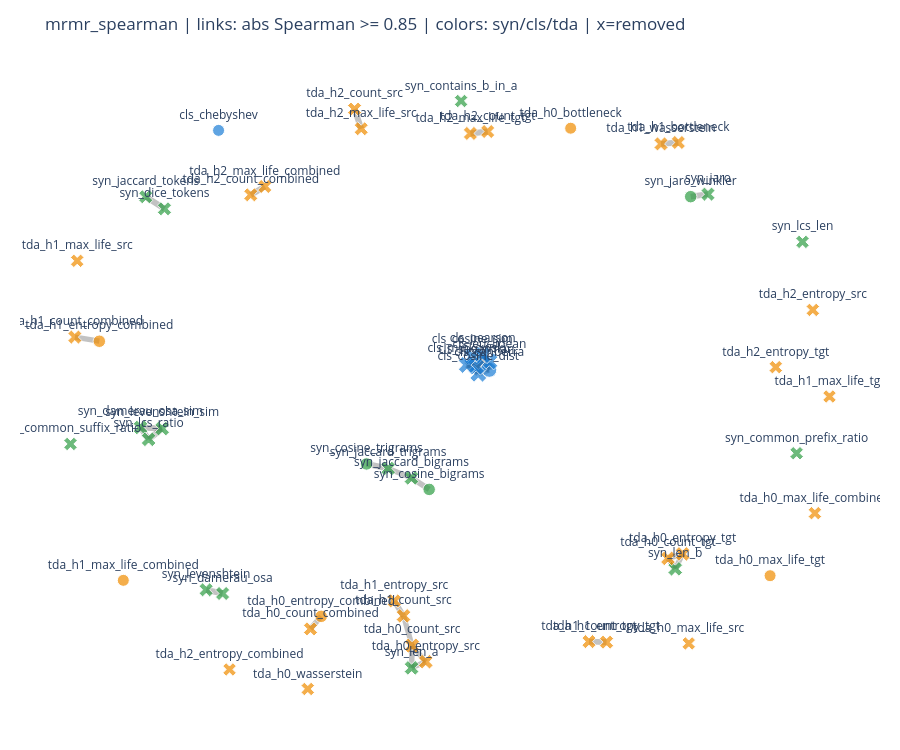

Write notebook code for a chart like this one.
### Markdown cell above
## 10. Methode H - mRMR redundancy pruning

Principe: selectionner iterativement une feature avec forte relevance au label et faible redondance avec les features deja choisies. Ici la redondance est `abs(Spearman)` ou NMI.

### Code cell
def mrmr_select(relevance_df, redundancy_df, k, penalty=1.0):
    rel = dict(zip(relevance_df['feature'], relevance_df['mi_target']))
    candidates = set(relevance_df['feature'])
    selected = []
    rows = []
    for step in range(1, min(k, len(candidates)) + 1):
        best = None
        best_score = -np.inf
        for feat in list(candidates):
            redundancy = 0.0 if not selected else float(np.mean([abs(redundancy_df.loc[feat, s]) for s in selected]))
            score = rel.get(feat, 0.0) - penalty * redundancy
            if score > best_score:
                best = feat
                best_score = score
                best_relevance = rel.get(feat, 0.0)
                best_redundancy = redundancy
        selected.append(best)
        candidates.remove(best)
        rows.append({'step': step, 'feature': best, 'relevance': best_relevance, 'avg_redundancy': best_redundancy, 'score': best_score})
    return selected, pd.DataFrame(rows)

mrmr_grid = []
mrmr_paths = {}
for k in [6, 8, 10, 12, 15, 20]:
    for penalty in [0.5, 1.0, 2.0]:
        selected, path = mrmr_select(relevance_df, spearman_corr.abs(), k=k, penalty=penalty)
        res = summarize_selection('mrmr_spearman', {'k': k, 'penalty': penalty}, selected)
        all_results.append(res)
        mrmr_paths[(k, penalty)] = path
        mrmr_grid.append({
            'k': k,
            'penalty': penalty,
            'n_selected': res['n_selected'],
            'n_removed': res['n_removed'],
            'selected': ' | '.join(res['selected']),
        })

mrmr_grid_df = pd.DataFrame(mrmr_grid)
display(mrmr_grid_df)

chosen_k = 10
chosen_penalty = 1.0
display(mrmr_paths[(chosen_k, chosen_penalty)])
chosen = [r for r in all_results if r['method'] == 'mrmr_spearman' and r['hyperparams'] == {'k': chosen_k, 'penalty': chosen_penalty}][0]
summary, fam, indep, f1_summary, fold_eval, dataset_eval, edges = evaluate_and_display(chosen, graph_threshold=0.85)

### Figure 1 — Plotly figure (JSON) as saved in the notebook; plotly's stock layout.template omitted (floating-point values rounded to 4 significant figures)
{"data": [{"hoverinfo": "text", "line": {"color": "rgba(80,80,80,0.35)", "width": 5.775}, "mode": "lines", "showlegend": false, "text": "syn_jaro_winkler -- syn_jaro<br>abs Spearman=0.955", "type": "scatter", "x": [0.644, 0.6885, null], "y": [0.6561, 0.6641, null]}, {"hoverinfo": "text", "line": {"color": "rgba(80,80,80,0.35)", "width": 5.505}, "mode": "lines", "showlegend": false, "text": "tda_h0_entropy_combined -- tda_h0_count_combined<br>abs Spearman=0.901", "type": "scatter", "x": [-0.3035, -0.3308, null], "y": [-0.6669, -0.7064, null]}, {"hoverinfo": "text", "line": {"color": "rgba(80,80,80,0.35)", "width": 5.923}, "mode": "lines", "showlegend": false, "text": "syn_cosine_trigrams -- syn_jaccard_trigrams<br>abs Spearman=0.985", "type": "scatter", "x": [-0.1872, -0.1316, null], "y": [-0.1865, -0.2009, null]}, {"hoverinfo": "text", "line": {"color": "rgba(80,80,80,0.35)", "width": 5.758}, "mode": "lines", "showlegend": false, "text": "cls_canberra -- cls_spearman<br>abs Spearman=0.952", "type": "scatter", "x": [0.1276, 0.09392, null], "y": [0.1102, 0.1203, null]}, {"hoverinfo": "text", "line": {"color": "rgba(80,80,80,0.35)", "width": 5.67}, "mode": "lines", "showlegend": false, "text": "cls_canberra -- cls_pearson<br>abs Spearman=0.934", "type": "scatter", "x": [0.1276, 0.1108, null], "y": [0.1102, 0.1565, null]}, {"hoverinfo": "text", "line": {"color": "rgba(80,80,80,0.35)", "width": 5.67}, "mode": "lines", "showlegend": false, "text": "cls_canberra -- cls_euclidean<br>abs Spearman=0.934", "type": "scatter", "x": [0.1276, 0.1279, null], "y": [0.1102, 0.1367, null]}, {"hoverinfo": "text", "line": {"color": "rgba(80,80,80,0.35)", "width": 5.67}, "mode": "lines", "showlegend": false, "text": "cls_canberra -- cls_cosine_sim<br>abs Spearman=0.934", "type": "scatter", "x": [0.1276, 0.08403, null], "y": [0.1102, 0.1518, null]}, {"hoverinfo": "text", "line": {"color": "rgba(80,80,80,0.35)", "width": 5.67}, "mode": "lines", "showlegend": false, "text": "cls_canberra -- cls_cosine_dist<br>abs Spearman=0.934", "type": "scatter", "x": [0.1276, 0.09939, null], "y": [0.1102, 0.09794, null]}, {"hoverinfo": "text", "line": {"color": "rgba(80,80,80,0.35)", "width": 5.514}, "mode": "lines", "showlegend": false, "text": "cls_canberra -- cls_minkowski<br>abs Spearman=0.903", "type": "scatter", "x": [0.1276, 0.07009, null], "y": [0.1102, 0.1255, null]}, {"hoverinfo": "text", "line": {"color": "rgba(80,80,80,0.35)", "width": 5.331}, "mode": "lines", "showlegend": false, "text": "tda_h1_entropy_combined -- tda_h1_count_combined<br>abs Spearman=0.866", "type": "scatter", "x": [-0.8723, -0.9351, null], "y": [0.2004, 0.2135, null]}, {"hoverinfo": "text", "line": {"color": "rgba(80,80,80,0.35)", "width": 5.588}, "mode": "lines", "showlegend": false, "text": "syn_cosine_bigrams -- syn_jaccard_bigrams<br>abs Spearman=0.918", "type": "scatter", "x": [-0.02655, -0.07194, null], "y": [-0.2667, -0.2305, null]}, {"hoverinfo": "text", "line": {"color": "rgba(80,80,80,0.35)", "width": 5.491}, "mode": "lines", "showlegend": false, "text": "syn_len_a -- tda_h0_count_src<br>abs Spearman=0.898", "type": "scatter", "x": [-0.07164, -0.07047, null], "y": [-0.8294, -0.759, null]}, {"hoverinfo": "text", "line": {"color": "rgba(80,80,80,0.35)", "width": 5.403}, "mode": "lines", "showlegend": false, "text": "syn_len_a -- tda_h0_entropy_src<br>abs Spearman=0.881", "type": "scatter", "x": [-0.07164, -0.03517, null], "y": [-0.8294, -0.8099, null]}, {"hoverinfo": "text", "line": {"color": "rgba(80,80,80,0.35)", "width": 5.516}, "mode": "lines", "showlegend": false, "text": "syn_len_b -- tda_h0_count_tgt<br>abs Spearman=0.903", "type": "scatter", "x": [0.6044, 0.5859, null], "y": [-0.5172, -0.4841, null]}, {"hoverinfo": "text", "line": {"color": "rgba(80,80,80,0.35)", "width": 5.438}, "mode": "lines", "showlegend": false, "text": "syn_len_b -- tda_h0_entropy_tgt<br>abs Spearman=0.888", "type": "scatter", "x": [0.6044, 0.6234, null], "y": [-0.5172, -0.47, null]}, {"hoverinfo": "text", "line": {"color": "rgba(80,80,80,0.35)", "width": 6.0}, "mode": "lines", "showlegend": false, "text": "syn_levenshtein -- syn_damerau_osa<br>abs Spearman=1.000", "type": "scatter", "x": [-0.5984, -0.5562, null], "y": [-0.5833, -0.5948, null]}, {"hoverinfo": "text", "line": {"color": "rgba(80,80,80,0.35)", "width": 5.999}, "mode": "lines", "showlegend": false, "text": "syn_levenshtein_sim -- syn_damerau_osa_sim<br>abs Spearman=1.000", "type": "scatter", "x": [-0.7113, -0.7667, null], "y": [-0.07496, -0.0715, null]}, {"hoverinfo": "text", "line": {"color": "rgba(80,80,80,0.35)", "width": 5.873}, "mode": "lines", "showlegend": false, "text": "syn_levenshtein_sim -- syn_lcs_ratio<br>abs Spearman=0.975", "type": "scatter", "x": [-0.7113, -0.746, null], "y": [-0.07496, -0.1088, null]}, {"hoverinfo": "text", "line": {"color": "rgba(80,80,80,0.35)", "width": 5.877}, "mode": "lines", "showlegend": false, "text": "syn_damerau_osa_sim -- syn_lcs_ratio<br>abs Spearman=0.975", "type": "scatter", "x": [-0.7667, -0.746, null], "y": [-0.0715, -0.1088, null]}, {"hoverinfo": "text", "line": {"color": "rgba(80,80,80,0.35)", "width": 6}, "mode": "lines", "showlegend": false, "text": "syn_jaccard_tokens -- syn_dice_tokens<br>abs Spearman=1.000", "type": "scatter", "x": [-0.7532, -0.7053, null], "y": [0.6559, 0.6179, null]}, {"hoverinfo": "text", "line": {"color": "rgba(80,80,80,0.35)", "width": 5.284}, "mode": "lines", "showlegend": false, "text": "syn_jaccard_bigrams -- syn_jaccard_trigrams<br>abs Spearman=0.857", "type": "scatter", "x": [-0.07194, -0.1316, null], "y": [-0.2305, -0.2009, null]}, {"hoverinfo": "text", "line": {"color": "rgba(80,80,80,0.35)", "width": 6.0}, "mode": "lines", "showlegend": false, "text": "cls_euclidean -- cls_cosine_dist<br>abs Spearman=1.000", "type": "scatter", "x": [0.1279, 0.09939, null], "y": [0.1367, 0.09794, null]}, {"hoverinfo": "text", "line": {"color": "rgba(80,80,80,0.35)", "width": 6.0}, "mode": "lines", "showlegend": false, "text": "cls_euclidean -- cls_cosine_sim<br>abs Spearman=1.000", "type": "scatter", "x": [0.1279, 0.08403, null], "y": [0.1367, 0.1518, null]}, {"hoverinfo": "text", "line": {"color": "rgba(80,80,80,0.35)", "width": 6.0}, "mode": "lines", "showlegend": false, "text": "cls_euclidean -- cls_pearson<br>abs Spearman=1.000", "type": "scatter", "x": [0.1279, 0.1108, null], "y": [0.1367, 0.1565, null]}, {"hoverinfo": "text", "line": {"color": "rgba(80,80,80,0.35)", "width": 5.962}, "mode": "lines", "showlegend": false, "text": "cls_euclidean -- cls_spearman<br>abs Spearman=0.992", "type": "scatter", "x": [0.1279, 0.09392, null], "y": [0.1367, 0.1203, null]}, {"hoverinfo": "text", "line": {"color": "rgba(80,80,80,0.35)", "width": 5.958}, "mode": "lines", "showlegend": false, "text": "cls_euclidean -- cls_minkowski<br>abs Spearman=0.992", "type": "scatter", "x": [0.1279, 0.07009, null], "y": [0.1367, 0.1255, null]}, {"hoverinfo": "text", "line": {"color": "rgba(80,80,80,0.35)", "width": 6}, "mode": "lines", "showlegend": false, "text": "cls_cosine_dist -- cls_cosine_sim<br>abs Spearman=1.000", "type": "scatter", "x": [0.09939, 0.08403, null], "y": [0.09794, 0.1518, null]}, {"hoverinfo": "text", "line": {"color": "rgba(80,80,80,0.35)", "width": 6.0}, "mode": "lines", "showlegend": false, "text": "cls_cosine_dist -- cls_pearson<br>abs Spearman=1.000", "type": "scatter", "x": [0.09939, 0.1108, null], "y": [0.09794, 0.1565, null]}, {"hoverinfo": "text", "line": {"color": "rgba(80,80,80,0.35)", "width": 5.961}, "mode": "lines", "showlegend": false, "text": "cls_cosine_dist -- cls_spearman<br>abs Spearman=0.992", "type": "scatter", "x": [0.09939, 0.09392, null], "y": [0.09794, 0.1203, null]}, {"hoverinfo": "text", "line": {"color": "rgba(80,80,80,0.35)", "width": 5.958}, "mode": "lines", "showlegend": false, "text": "cls_cosine_dist -- cls_minkowski<br>abs Spearman=0.992", "type": "scatter", "x": [0.09939, 0.07009, null], "y": [0.09794, 0.1255, null]}, {"hoverinfo": "text", "line": {"color": "rgba(80,80,80,0.35)", "width": 6.0}, "mode": "lines", "showlegend": false, "text": "cls_cosine_sim -- cls_pearson<br>abs Spearman=1.000", "type": "scatter", "x": [0.08403, 0.1108, null], "y": [0.1518, 0.1565, null]}, {"hoverinfo": "text", "line": {"color": "rgba(80,80,80,0.35)", "width": 5.961}, "mode": "lines", "showlegend": false, "text": "cls_cosine_sim -- cls_spearman<br>abs Spearman=0.992", "type": "scatter", "x": [0.08403, 0.09392, null], "y": [0.1518, 0.1203, null]}, {"hoverinfo": "text", "line": {"color": "rgba(80,80,80,0.35)", "width": 5.958}, "mode": "lines", "showlegend": false, "text": "cls_cosine_sim -- cls_minkowski<br>abs Spearman=0.992", "type": "scatter", "x": [0.08403, 0.07009, null], "y": [0.1518, 0.1255, null]}, {"hoverinfo": "text", "line": {"color": "rgba(80,80,80,0.35)", "width": 5.962}, "mode": "lines", "showlegend": false, "text": "cls_pearson -- cls_spearman<br>abs Spearman=0.992", "type": "scatter", "x": [0.1108, 0.09392, null], "y": [0.1565, 0.1203, null]}, {"hoverinfo": "text", "line": {"color": "rgba(80,80,80,0.35)", "width": 5.958}, "mode": "lines", "showlegend": false, "text": "cls_pearson -- cls_minkowski<br>abs Spearman=0.992", "type": "scatter", "x": [0.1108, 0.07009, null], "y": [0.1565, 0.1255, null]}, {"hoverinfo": "text", "line": {"color": "rgba(80,80,80,0.35)", "width": 5.873}, "mode": "lines", "showlegend": false, "text": "cls_spearman -- cls_minkowski<br>abs Spearman=0.975", "type": "scatter", "x": [0.09392, 0.07009, null], "y": [0.1203, 0.1255, null]}, {"hoverinfo": "text", "line": {"color": "rgba(80,80,80,0.35)", "width": 5.435}, "mode": "lines", "showlegend": false, "text": "tda_h0_count_src -- tda_h0_entropy_src<br>abs Spearman=0.887", "type": "scatter", "x": [-0.07047, -0.03517, null], "y": [-0.759, -0.8099, null]}, {"hoverinfo": "text", "line": {"color": "rgba(80,80,80,0.35)", "width": 5.263}, "mode": "lines", "showlegend": false, "text": "tda_h0_count_src -- tda_h1_count_src<br>abs Spearman=0.853", "type": "scatter", "x": [-0.07047, -0.09235, null], "y": [-0.759, -0.6655, null]}, {"hoverinfo": "text", "line": {"color": "rgba(80,80,80,0.35)", "width": 5.728}, "mode": "lines", "showlegend": false, "text": "tda_h1_count_src -- tda_h1_entropy_src<br>abs Spearman=0.946", "type": "scatter", "x": [-0.09235, -0.116, null], "y": [-0.6655, -0.6183, null]}, {"hoverinfo": "text", "line": {"color": "rgba(80,80,80,0.35)", "width": 5.991}, "mode": "lines", "showlegend": false, "text": "tda_h2_count_src -- tda_h2_max_life_src<br>abs Spearman=0.998", "type": "scatter", "x": [-0.2179, -0.2008, null], "y": [0.9322, 0.8702, null]}, {"hoverinfo": "text", "line": {"color": "rgba(80,80,80,0.35)", "width": 5.57}, "mode": "lines", "showlegend": false, "text": "tda_h0_count_tgt -- tda_h0_entropy_tgt<br>abs Spearman=0.914", "type": "scatter", "x": [0.5859, 0.6234, null], "y": [-0.4841, -0.47, null]}, {"hoverinfo": "text", "line": {"color": "rgba(80,80,80,0.35)", "width": 5.62}, "mode": "lines", "showlegend": false, "text": "tda_h1_count_tgt -- tda_h1_entropy_tgt<br>abs Spearman=0.924", "type": "scatter", "x": [0.3833, 0.4283, null], "y": [-0.7466, -0.7483, null]}, {"hoverinfo": "text", "line": {"color": "rgba(80,80,80,0.35)", "width": 5.998}, "mode": "lines", "showlegend": false, "text": "tda_h2_count_tgt -- tda_h2_max_life_tgt<br>abs Spearman=1.000", "type": "scatter", "x": [0.1235, 0.0792, null], "y": [0.8615, 0.8555, null]}, {"hoverinfo": "text", "line": {"color": "rgba(80,80,80,0.35)", "width": 5.966}, "mode": "lines", "showlegend": false, "text": "tda_h2_count_combined -- tda_h2_max_life_combined<br>abs Spearman=0.993", "type": "scatter", "x": [-0.4839, -0.4481, null], "y": [0.6619, 0.6882, null]}, {"hoverinfo": "text", "line": {"color": "rgba(80,80,80,0.35)", "width": 5.986}, "mode": "lines", "showlegend": false, "text": "tda_h1_bottleneck -- tda_h1_wasserstein<br>abs Spearman=0.997", "type": "scatter", "x": [0.6124, 0.568, null], "y": [0.8269, 0.8225, null]}, {"hoverinfo": "text", "hovertext": ["syn_jaro_winkler<br>family=syn<br>status=selected<br>degree=1", "tda_h0_entropy_combined<br>family=tda<br>status=selected<br>degree=1", "tda_h1_max_life_combined<br>family=tda<br>status=selected<br>degree=0", "cls_chebyshev<br>family=cls<br>status=selected<br>degree=0", "tda_h0_bottleneck<br>family=tda<br>status=selected<br>degree=0", "syn_cosine_trigrams<br>family=syn<br>status=selected<br>degree=1", "tda_h0_max_life_tgt<br>family=tda<br>status=selected<br>degree=0", "cls_canberra<br>family=cls<br>status=selected<br>degree=6", "tda_h1_entropy_combined<br>family=tda<br>status=selected<br>degree=1", "syn_cosine_bigrams<br>family=syn<br>status=selected<br>degree=1", "syn_len_a<br>family=syn<br>status=removed<br>degree=2", "syn_len_b<br>family=syn<br>status=removed<br>degree=2", "syn_contains_b_in_a<br>family=syn<br>status=removed<br>degree=0", "syn_levenshtein<br>family=syn<br>status=removed<br>degree=1", "syn_levenshtein_sim<br>family=syn<br>status=removed<br>degree=2", "syn_damerau_osa<br>family=syn<br>status=removed<br>degree=1", "syn_damerau_osa_sim<br>family=syn<br>status=removed<br>degree=2", "syn_lcs_len<br>family=syn<br>status=removed<br>degree=0", "syn_lcs_ratio<br>family=syn<br>status=removed<br>degree=2", "syn_common_prefix_ratio<br>family=syn<br>status=removed<br>degree=0", "syn_common_suffix_ratio<br>family=syn<br>status=removed<br>degree=0", "syn_jaccard_tokens<br>family=syn<br>status=removed<br>degree=1", "syn_dice_tokens<br>family=syn<br>status=removed<br>degree=1", "syn_jaccard_bigrams<br>family=syn<br>status=removed<br>degree=2", "syn_jaccard_trigrams<br>family=syn<br>status=removed<br>degree=2", "syn_jaro<br>family=syn<br>status=removed<br>degree=1", "cls_euclidean<br>family=cls<br>status=removed<br>degree=6", "cls_cosine_dist<br>family=cls<br>status=removed<br>degree=6", "cls_cosine_sim<br>family=cls<br>status=removed<br>degree=6", "cls_pearson<br>family=cls<br>status=removed<br>degree=6", "cls_spearman<br>family=cls<br>status=removed<br>degree=6", "cls_minkowski<br>family=cls<br>status=removed<br>degree=6", "tda_h0_count_src<br>family=tda<br>status=removed<br>degree=3", "tda_h1_count_src<br>family=tda<br>status=removed<br>degree=2", "tda_h2_count_src<br>family=tda<br>status=removed<br>degree=1", "tda_h0_max_life_src<br>family=tda<br>status=removed<br>degree=0", "tda_h1_max_life_src<br>family=tda<br>status=removed<br>degree=0", "tda_h2_max_life_src<br>family=tda<br>status=removed<br>degree=1", "tda_h0_entropy_src<br>family=tda<br>status=removed<br>degree=2", "tda_h1_entropy_src<br>family=tda<br>status=removed<br>degree=1", "tda_h2_entropy_src<br>family=tda<br>status=removed<br>degree=0", "tda_h0_count_tgt<br>family=tda<br>status=removed<br>degree=2", "tda_h1_count_tgt<br>family=tda<br>status=removed<br>degree=1", "tda_h2_count_tgt<br>family=tda<br>status=removed<br>degree=1", "tda_h1_max_life_tgt<br>family=tda<br>status=removed<br>degree=0", "tda_h2_max_life_tgt<br>family=tda<br>status=removed<br>degree=1", "tda_h0_entropy_tgt<br>family=tda<br>status=removed<br>degree=2", "tda_h1_entropy_tgt<br>family=tda<br>status=removed<br>degree=1", "tda_h2_entropy_tgt<br>family=tda<br>status=removed<br>degree=0", "tda_h0_count_combined<br>family=tda<br>status=removed<br>degree=1", "tda_h1_count_combined<br>family=tda<br>status=removed<br>degree=1", "tda_h2_count_combined<br>family=tda<br>status=removed<br>degree=1", "tda_h0_max_life_combined<br>family=tda<br>status=removed<br>degree=0", "tda_h2_max_life_combined<br>family=tda<br>status=removed<br>degree=1", "tda_h2_entropy_combined<br>family=tda<br>status=removed<br>degree=0", "tda_h0_wasserstein<br>family=tda<br>status=removed<br>degree=0", "tda_h1_bottleneck<br>family=tda<br>status=removed<br>degree=1", "tda_h1_wasserstein<br>family=tda<br>status=removed<br>degree=1"], "marker": {"color": ["#2f9e44", "#f08c00", "#f08c00", "#1c7ed6", "#f08c00", "#2f9e44", "#f08c00", "#1c7ed6", "#f08c00", "#2f9e44", "#2f9e44", "#2f9e44", "#2f9e44", "#2f9e44", "#2f9e44", "#2f9e44", "#2f9e44", "#2f9e44", "#2f9e44", "#2f9e44", "#2f9e44", "#2f9e44", "#2f9e44", "#2f9e44", "#2f9e44", "#2f9e44", "#1c7ed6", "#1c7ed6", "#1c7ed6", "#1c7ed6", "#1c7ed6", "#1c7ed6", "#f08c00", "#f08c00", "#f08c00", "#f08c00", "#f08c00", "#f08c00", "#f08c00", "#f08c00", "#f08c00", "#f08c00", "#f08c00", "#f08c00", "#f08c00", "#f08c00", "#f08c00", "#f08c00", "#f08c00", "#f08c00", "#f08c00", "#f08c00", "#f08c00", "#f08c00", "#f08c00", "#f08c00", "#f08c00", "#f08c00"], "line": {"color": "white", "width": 1}, "size": [12.5, 12.5, 12, 12, 12, 12.5, 12, 15, 12.5, 12.5, 13, 13, 12, 12.5, 13, 12.5, 13, 12, 13, 12, 12, 12.5, 12.5, 13, 13, 12.5, 15, 15, 15, 15, 15, 15, 13.5, 13, 12.5, 12, 12, 12.5, 13, 12.5, 12, 13, 12.5, 12.5, 12, 12.5, 13, 12.5, 12, 12.5, 12.5, 12.5, 12, 12.5, 12, 12, 12.5, 12.5], "symbol": ["circle", "circle", "circle", "circle", "circle", "circle", "circle", "circle", "circle", "circle", "x", "x", "x", "x", "x", "x", "x", "x", "x", "x", "x", "x", "x", "x", "x", "x", "x", "x", "x", "x", "x", "x", "x", "x", "x", "x", "x", "x", "x", "x", "x", "x", "x", "x", "x", "x", "x", "x", "x", "x", "x", "x", "x", "x", "x", "x", "x", "x"]}, "mode": "markers+text", "showlegend": false, "text": ["syn_jaro_winkler", "tda_h0_entropy_combined", "tda_h1_max_life_combined", "cls_chebyshev", "tda_h0_bottleneck", "syn_cosine_trigrams", "tda_h0_max_life_tgt", "cls_canberra", "tda_h1_entropy_combined", "syn_cosine_bigrams", "syn_len_a", "syn_len_b", "syn_contains_b_in_a", "syn_levenshtein", "syn_levenshtein_sim", "syn_damerau_osa", "syn_damerau_osa_sim", "syn_lcs_len", "syn_lcs_ratio", "syn_common_prefix_ratio", "syn_common_suffix_ratio", "syn_jaccard_tokens", "syn_dice_tokens", "syn_jaccard_bigrams", "syn_jaccard_trigrams", "syn_jaro", "cls_euclidean", "cls_cosine_dist", "cls_cosine_sim", "cls_pearson", "cls_spearman", "cls_minkowski", "tda_h0_count_src", "tda_h1_count_src", "tda_h2_count_src", "tda_h0_max_life_src", "tda_h1_max_life_src", "tda_h2_max_life_src", "tda_h0_entropy_src", "tda_h1_entropy_src", "tda_h2_entropy_src", "tda_h0_count_tgt", "tda_h1_count_tgt", "tda_h2_count_tgt", "tda_h1_max_life_tgt", "tda_h2_max_life_tgt", "tda_h0_entropy_tgt", "tda_h1_entropy_tgt", "tda_h2_entropy_tgt", "tda_h0_count_combined", "tda_h1_count_combined", "tda_h2_count_combined", "tda_h0_max_life_combined", "tda_h2_max_life_combined", "tda_h2_entropy_combined", "tda_h0_wasserstein", "tda_h1_bottleneck", "tda_h1_wasserstein"], "textposition": "top center", "type": "scatter", "x": [0.644, -0.3035, -0.8108, -0.5666, 0.3363, -0.1872, 0.8476, 0.1276, -0.8723, -0.02655, -0.07164, 0.6044, 0.0553, -0.5984, -0.7113, -0.5562, -0.7667, 0.9308, -0.746, 0.9157, -0.9463, -0.7532, -0.7053, -0.07194, -0.1316, 0.6885, 0.1279, 0.09939, 0.08403, 0.1108, 0.09392, 0.07009, -0.07047, -0.09235, -0.2179, 0.6391, -0.9291, -0.2008, -0.03517, -0.116, 0.9573, 0.5859, 0.3833, 0.1235, 1, 0.0792, 0.6234, 0.4283, 0.8623, -0.3308, -0.9351, -0.4839, 0.9625, -0.4481, -0.5384, -0.3378, 0.6124, 0.568], "y": [0.6561, -0.6669, -0.5534, 0.8651, 0.872, -0.1865, -0.5387, 0.1102, 0.2004, -0.2667, -0.8294, -0.5172, 0.9577, -0.5833, -0.07496, -0.5948, -0.0715, 0.5136, -0.1088, -0.1527, -0.1235, 0.6559, 0.6179, -0.2305, -0.2009, 0.6641, 0.1367, 0.09794, 0.1518, 0.1565, 0.1203, 0.1255, -0.759, -0.6655, 0.9322, -0.7523, 0.4539, 0.8702, -0.8099, -0.6183, 0.2991, -0.4841, -0.7466, 0.8615, 0.02613, 0.8555, -0.47, -0.7483, 0.1187, -0.7064, 0.2135, 0.6619, -0.3417, 0.6882, -0.8344, -0.896, 0.8269, 0.8225]}], "layout": {"height": 750, "margin": {"b": 20, "l": 20, "r": 20, "t": 60}, "plot_bgcolor": "white", "title": {"text": "mrmr_spearman | links: abs Spearman >= 0.85 | colors: syn/cls/tda | x=removed"}, "xaxis": {"visible": false}, "yaxis": {"visible": false}}}
